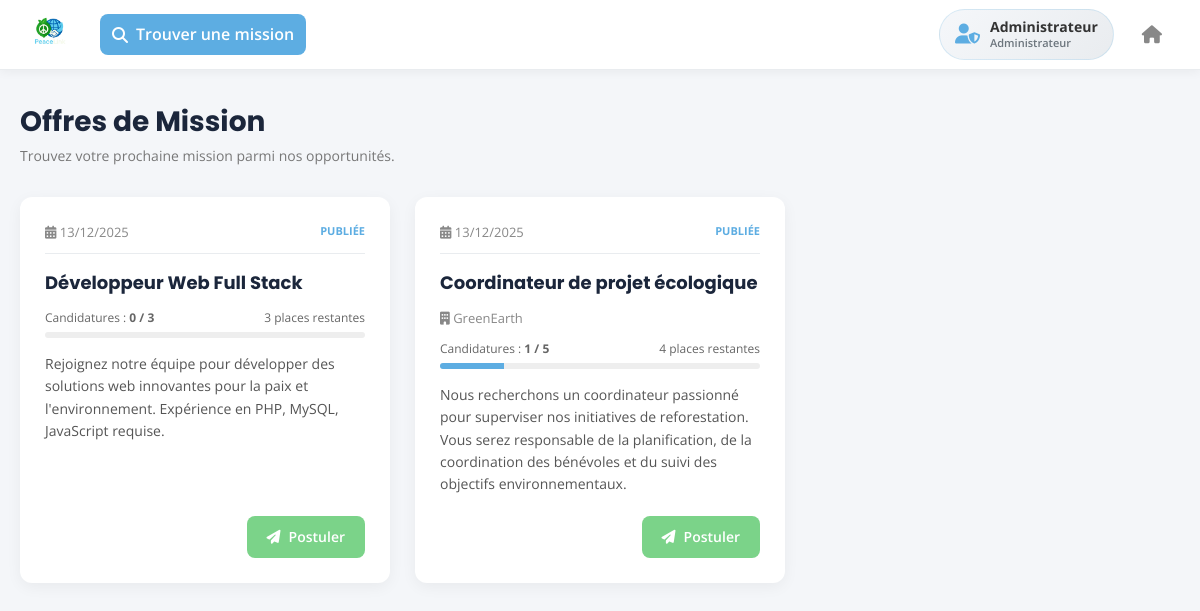
The page / (signed in) on the database its author committed.
### tables this page shows
CREATE TABLE `offers` (
  `id` int(11) NOT NULL,
  `org_id` int(11) NOT NULL,
  `title` varchar(255) NOT NULL,
  `description` text NOT NULL,
  `status` enum('en_attente','ouverte','cloturee','pause','publiée') DEFAULT 'publiée',
  `created_at` datetime DEFAULT current_timestamp(),
  `max_candidates` int(11) DEFAULT 10,
  `keywords` varchar(500) DEFAULT NULL
);

CREATE TABLE IF NOT EXISTS Organisation (
  id_utilisateur INT NOT NULL,
  nom_organisation VARCHAR(255) NOT NULL,
  adresse VARCHAR(255) NOT NULL,
  statut_verification VARCHAR(50) NOT NULL DEFAULT 'en_attente',
  PRIMARY KEY (id_utilisateur),
  CONSTRAINT fk_organisation_user FOREIGN KEY (id_utilisateur) REFERENCES Utilisateur(id_utilisateur) ON DELETE CASCADE
);

### controller/OfferController.php (called while the page is built, shortened)
<?php
require_once 'model/Offer.php';
class OfferController {
    private $offerModel;
    public function __construct() {
        $this->offerModel = new Offer();
    }
    public function listOffers() {
        $user_role = $_SESSION['role'] ?? 'client';
        $user_id = $_SESSION['user_id'];
        if ($user_role === 'organisation') {
            $show_all = isset($_GET['view']) && $_GET['view'] === 'all';
            $offers = $this->offerModel->getAll($show_all ? null : $user_id)->fetchAll(PDO::FETCH_ASSOC);
        } else {
            $offers = $this->offerModel->getAll()->fetchAll(PDO::FETCH_ASSOC);
        }
        require 'view/offers_list.php';
    }
}
?>

### model/Database.php (called while the page is built)
<?php
class Database {
    private static $host = "localhost";
    private static $db_name = "peacelink";
    private static $username = "root";
    private static $password = "";
    private static $conn;
    public static function getConnection() {
        self::$conn = null;
        try {
            self::$conn = new PDO("mysql:host=" . self::$host . ";dbname=" . self::$db_name, self::$username, self::$password);
            self::$conn->setAttribute(PDO::ATTR_ERRMODE, PDO::ERRMODE_EXCEPTION);
            self::$conn->exec("set names utf8");
        } catch (PDOException $exception) {
            echo "Erreur de connexion : " . $exception->getMessage();
        }
        return self::$conn;
    }
}
?>

### model/Offer.php (called while the page is built, shortened)
<?php
require_once 'Database.php';
class Offer {
    private $conn;
    private $table_name = "offers";
    public function __construct() {
        $this->conn = Database::getConnection();
    }
    public function getAll($org_id = null) {
        $query = "SELECT o.*, org.nom_organisation,
                  (SELECT COUNT(*) FROM applications a WHERE a.offer_id = o.id AND a.status != 'refusée') as current_count
                  FROM " . $this->table_name . " o
                  LEFT JOIN Organisation org ON o.org_id = org.id_utilisateur";
        $query .= " ORDER BY o.created_at DESC";
        $stmt = $this->conn->prepare($query);
        $stmt->execute();
        return $stmt;
    }
}
?>

### view/offers_list.php (the view, shortened to what this page needs)
<?php include 'templates/header.php'; ?>
<div class="page-header">
    <div>
        <h1>Offres de Mission</h1>
        <?php if ($user_role === 'organisation'): ?>
            <p class="page-subtitle">Gérez vos offres et consultez les candidatures.</p>
        <?php else: ?>
            <p class="page-subtitle">Trouvez votre prochaine mission parmi nos opportunités.</p>
        <?php endif; ?>
    </div>
</div>
<div class="stories-grid">
    <?php if (empty($offers)): ?>
        <div style="grid-column: 1/-1; text-align: center; color: #888; padding: 40px;">
            <i class="fas fa-folder-open" style="font-size: 40px; margin-bottom: 10px;"></i>
            <p>Aucune offre disponible pour le moment.</p>
        </div>
    <?php else: ?>
        <?php foreach ($offers as $offer): ?>
            <?php
                $max = $offer['max_candidates'];
                $current = $offer['current_count'];
                $is_full = $current >= $max;
                $percent = ($max > 0) ? min(100, ($current / $max) * 100) : 0;
                $color_bar = $is_full ? 'var(--rouge-alerte)' : 'var(--bleu-pastel)';
            ?>
            <div class="story-card">
                <div class="story-header">
                    <span><i class="fas fa-calendar-alt"></i> <?= date('d/m/Y', strtotime($offer['created_at'])) ?></span>
                    <?php if($is_full): ?>
                        <span style="background:#fee; color:var(--rouge-alerte); padding:2px 8px; border-radius:4px; font-size:11px; font-weight:bold;">COMPLET</span>
                    <?php else: ?>
                        <span class="status-badge active"><?= htmlspecialchars($offer['status']) ?></span>
                    <?php endif; ?>
                </div>
                <div class="story-content">
                    <h3><?= htmlspecialchars($offer['title']) ?></h3>
                    <?php if (isset($offer['nom_organisation'])): ?>
                        <p style="font-size: 13px; color: #888; margin-bottom: 10px;">
                            <i class="fas fa-building"></i> <?= htmlspecialchars($offer['nom_organisation']) ?>
                        </p>
                    <?php endif; ?>
                    <div style="margin-bottom: 15px;">
                        <div style="display:flex; justify-content:space-between; font-size:12px; color:#666; margin-bottom:5px;">
                            <span>Candidatures : <strong><?= $current ?> / <?= $max ?></strong></span>
                            <span><?= $is_full ? 'Plus de place' : ($max - $current) . ' places restantes' ?></span>
                        </div>
                        <div style="width:100%; height:6px; background:#eee; border-radius:3px; overflow:hidden;">
                            <div style="width:<?= $percent ?>%; height:100%; background:<?= $color_bar ?>;"></div>
                        </div>
                    </div>
                    <p><?= nl2br(htmlspecialchars($offer['description'])) ?></p>
                </div>
                <div class="story-actions">
                    <?php if ($user_role === 'organisation'): ?>
                        <a href="index.php?action=list_applications&offer_id=<?= $offer['id'] ?>" class="btn btn-primary" title="Voir les candidats" style="background-color: var(--violet-admin);">
                            <i class="fas fa-users"></i> Candidats (<?= $current ?>)
                        </a>
                        <a href="index.php?action=edit&id=<?= $offer['id'] ?>" class="btn btn-secondary" title="Modifier">
                            <i class="fas fa-edit"></i>
                        </a>
                        <a href="index.php?action=delete&id=<?= $offer['id'] ?>" class="btn btn-danger" title="Supprimer" onclick="return confirm('Êtes-vous sûr de vouloir supprimer cette offre ?');">
                            <i class="fas fa-trash"></i>
                        </a>
                    <?php else: ?>
                        <?php if ($is_full): ?>
                            <button class="btn btn-secondary" disabled style="opacity: 0.6; cursor: not-allowed;">
                                <i class="fas fa-lock"></i> Complet
                            </button>
                        <?php else: ?>
                            <a href="index.php?action=apply&id=<?= $offer['id'] ?>" class="btn btn-success">
                                <i class="fas fa-paper-plane"></i> Postuler
                            </a>
                        <?php endif; ?>
                    <?php endif; ?>
                </div>
            </div>
        <?php endforeach; ?>
    <?php endif; ?>
</div>
<?php include 'templates/footer.php'; ?>

### index.php (shortened to what this page needs)
<?php
require_once 'controller/OfferController.php';
$controller = new OfferController();
$action = isset($_GET['action']) ? $_GET['action'] : 'list';
switch ($action) {
    case 'list':
    default:
        $controller->listOffers();
        break;
}
?>

### templates/header.php (shortened to what this page needs)
<!DOCTYPE html>
<html lang="fr">
<head>
    <link rel="stylesheet" href="assets/css/style.css">
    <link rel="stylesheet" href="https://cdnjs.cloudflare.com/ajax/libs/font-awesome/6.4.0/css/all.min.css">
</head>
<body>
<?php
    $user_name = $_SESSION['username'] ?? 'Utilisateur';
    $user_role = $_SESSION['role'] ?? 'client';
    $role_display = '';
    switch($user_role) {
        case 'admin':
            $role_display = 'Administrateur';
            break;
    }
    $current_action = $_GET['action'] ?? 'list';
    $is_organisateur = ($user_role === 'organisation' || $user_role === 'expert');
?>
<nav class="navbar">
    <div class="navbar-left">
        <a href="/integration/NovaLinkPeace/test/View/FrontOffice/index.php" class="logo" title="Retour à l'accueil">
            <img src="assets/images/logo1-removebg-preview.png" alt="Logo PeaceLink">
        </a>
        <ul class="nav-links">
            <?php if ($is_organisateur): ?>
                <li>
                    <a href="index.php?role=organisateur" class="nav-item <?= ($current_action === 'list' || $current_action === 'create' || $current_action === 'edit') ? 'active' : '' ?>">
                        <i class="fas fa-briefcase"></i> Mes Offres
                    </a>
                </li>
                <li>
                    <a href="index.php?action=list_applications&role=organisateur" class="nav-item <?= ($current_action === 'list_applications') ? 'active' : '' ?>">
                        <i class="fas fa-inbox"></i> Candidatures
                    </a>
                </li>
            <?php else: ?>
                <li>
                    <a href="index.php" class="nav-item <?= ($current_action === 'list' || $current_action === 'apply') ? 'active' : '' ?>">
                        <i class="fas fa-search"></i> Trouver une mission
                    </a>
                </li>
            <?php endif; ?>
        </ul>
    </div>
    <div class="navbar-right">
        <div class="user-profile">
            <span class="user-avatar">
                <?php if ($user_role === 'organisation'): ?>
                    <i class="fas fa-building"></i>
                <?php elseif ($user_role === 'expert'): ?>
                    <i class="fas fa-star"></i>
                <?php elseif ($user_role === 'admin'): ?>
                    <i class="fas fa-user-shield"></i>
                <?php else: ?>
                    <i class="fas fa-user-circle"></i>
                <?php endif; ?>
            </span>
            <div class="user-info">
                <span class="user-name"><?= htmlspecialchars($user_name) ?></span>
                <span class="user-role"><?= htmlspecialchars($role_display) ?></span>
            </div>
        </div>
        <a href="/integration/NovaLinkPeace/test/View/FrontOffice/index.php" class="logout-btn" title="Retour à l'accueil">
            <i class="fas fa-home"></i>
        </a>
    </div>
</nav>
<div class="container">

### templates/footer.php (shortened to what this page needs)
</div>
</body>
</html>

### assets/css/style.css (style rules this page uses)
:root { --bleu-pastel: #5DADE2; --vert-doux: #7BD389; --orange-chaud: #F4A261; --blanc-pur: #FFFFFF; --gris-clair: #f4f6f9; --gris-moyen: #e9ecef; --gris-fonce: #333333; --bleu-nuit: #1B263B; --rouge-alerte: #E74C3C; --violet-admin: #8E44AD; --font-titre: 'Poppins', sans-serif; --font-texte: 'Open Sans', sans-serif; --navbar-height: 70px; --border-radius: 12px; --card-shadow: 0 4px 15px rgba(0, 0, 0, 0.05); }
html, body { width: 100%; min-height: 100%; }
body { font-family: var(--font-texte); background-color: var(--gris-clair); color: var(--gris-fonce); font-size: 16px; line-height: 1.6; padding-top: var(--navbar-height); }
a { text-decoration: none; color: inherit; transition: 0.2s; }
ul { list-style: none; }
.navbar { position: fixed; top: 0; left: 0; width: 100%; height: var(--navbar-height); background-color: var(--blanc-pur); border-bottom: 1px solid var(--gris-moyen); display: flex; align-items: center; justify-content: space-between; padding: 0 30px; z-index: 1000; box-shadow: 0 2px 10px rgba(0,0,0,0.05); }
.navbar-left { display: flex; align-items: center; gap: 30px; }
.logo img { height: 40px; width: auto; }
.nav-links { display: flex; gap: 20px; }
.nav-item { display: flex; align-items: center; gap: 8px; font-weight: 600; color: #555; padding: 8px 12px; border-radius: 8px; }
.nav-item.active { background-color: var(--bleu-pastel); color: var(--blanc-pur); }
.navbar-right { display: flex; align-items: center; gap: 20px; }
.user-profile { display: flex; align-items: center; gap: 10px; padding: 8px 15px; background: linear-gradient(135deg, #f5f7fa 0%, #e9ecef 100%); border-radius: 30px; border: 1px solid rgba(93, 173, 226, 0.2); transition: all 0.3s ease; }
.user-avatar { font-size: 20px; color: var(--bleu-pastel); display: flex; align-items: center; justify-content: center; }
.user-info { display: flex; flex-direction: column; line-height: 1.3; min-width: 100px; }
.user-name { font-weight: 700; font-size: 14px; color: var(--gris-fonce); }
.user-role { font-size: 11px; color: #6c757d; font-weight: 600; text-transform: capitalize; }
.logout-btn { background: none; border: none; font-size: 18px; color: #888; cursor: pointer; padding: 8px; border-radius: 50%; transition: all 0.3s ease; display: flex; align-items: center; justify-content: center; }
.container { max-width: 1200px; margin: 0 auto; padding: 30px 20px; }
.page-header { display: flex; justify-content: space-between; align-items: center; margin-bottom: 30px; }
.page-header h1 { font-family: var(--font-titre); font-size: 28px; color: var(--bleu-nuit); }
.page-subtitle { color: #777; font-size: 14px; }
.stories-grid { display: grid; grid-template-columns: repeat(auto-fill, minmax(350px, 1fr)); gap: 25px; }
.story-card { background: white; padding: 25px; border-radius: var(--border-radius); box-shadow: var(--card-shadow); display: flex; flex-direction: column; transition: transform 0.2s; }
.story-header { display: flex; justify-content: space-between; font-size: 13px; color: #888; margin-bottom: 15px; border-bottom: 1px solid var(--gris-moyen); padding-bottom: 10px; }
.status-badge { font-weight: 700; color: var(--bleu-pastel); text-transform: uppercase; font-size: 11px; }
.story-content h3 { font-family: var(--font-titre); margin-bottom: 10px; color: var(--bleu-nuit); font-size: 18px; }
.story-content p { margin-bottom: 20px; font-size: 14px; color: #555; flex-grow: 1; }
.story-actions { display: flex; gap: 10px; justify-content: flex-end; margin-top: auto; }
.btn { padding: 10px 20px; border-radius: 8px; font-weight: 600; font-size: 14px; display: inline-flex; align-items: center; gap: 8px; border: none; cursor: pointer; color: white; text-decoration: none; }
.btn-success { background-color: var(--vert-doux); }

### rows shown on the page
offers: created_at "13/12/2025", status "PUBLIÉE", title "Développeur Web Full Stack", current "0", max_candidates "3", $max-$current "3", description "Rejoignez notre équipe pour développer des solutions web innovantes pour la paix et l'environnement. Expérience en PHP, MySQL, JavaScript requise."
offers: created_at "13/12/2025", status "PUBLIÉE", title "Coordinateur de projet écologique", org.nom_organisation "GreenEarth", current "1", max_candidates "5", current "4", $percent 20 (drawn), description "Nous recherchons un coordinateur passionné pour superviser nos initiatives de reforestation. Vous serez responsable de la planification, de la coordination des bénévoles et du suivi des objectifs environnementaux."

### other values the page prints
$user_name "Administrateur"
$role_display "Administrateur"
